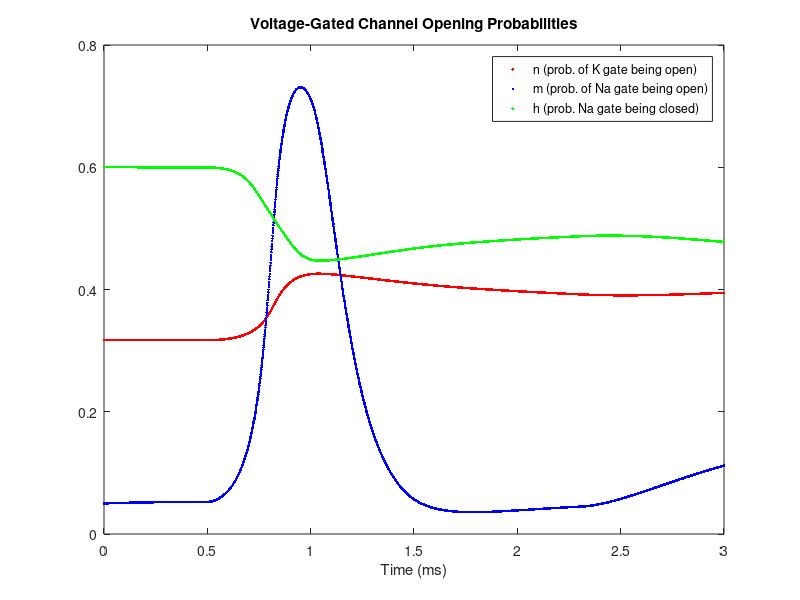
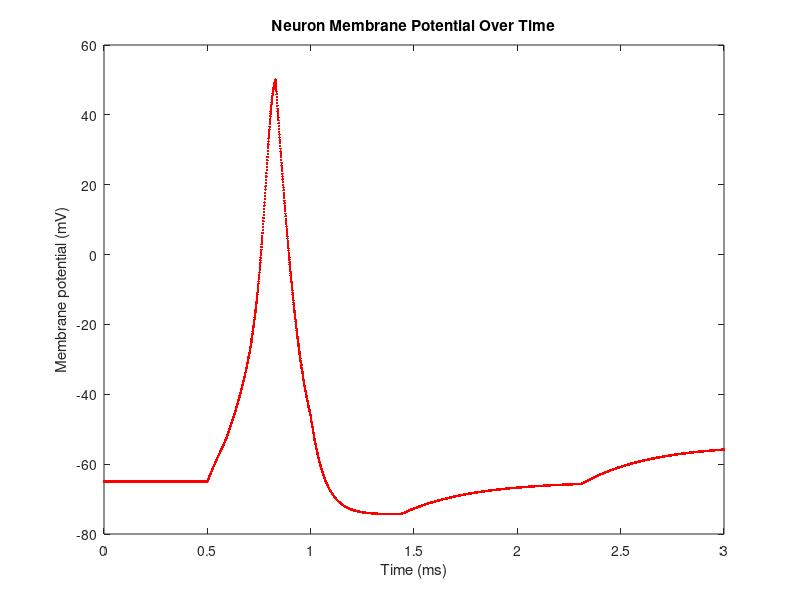

Source code (MATLAB) for these figures, in order:
%{
Will Heisler and Tait Kline
HW3 Exercise 5 
11/12/2025
%}

%{ 
       REFERENCE DICTIONARY
C             :   capacitance (uF/cm^2)
I             :   applied current (nA)
I_K           :   potassium channel current (nA)
I_L           :   leakage current (nA)
I_L_inital    :   initial leakage current (nA)
I_Na          :   sodium channel current (nA)
I_P           :   Na-K-ATPase pump current (nA)
V             :   action potential (mV)
V_K           :   displacement from K+ eq potential (mV)
conc_K_in     :   K+ concentration inside (mM/L)
conc_K_out    :   K+ concentration outside (mM/L)
V_Na          :   displacement from Na+ eq potential (mV)
conc_Na_in    :   Na+ concentration inside (mM/L)
conc_Na_out   :   Na+ concentration outside (mM/L)
V_L           :   displacement from leakage eq potential (mV)
g_K           :   maximum K conductance (mS/cm^2)
g_Na          :   maximum Na conductance (mS/cm^2)
g_L           :   maximum leakage conductance (mS/cm^2)
n             :   K activation gating (prob. of K gate being open)
m             :   Na activation gating (prob. of Na gate being open)
h             :   Na inactivation gating (prob. of Na gate being closed)
a_n           :   opening rate constant (ms^-1)
a_m           :   opening rate constant (ms^-1)
a_h           :   opening rate constant (ms^-1)
beta_n           :   closing rate constant (ms^-1)
beta_m           :   closing rate constant (ms^-1)
beta_h           :   closing rate constant (ms^-1)
%}

g_K = 36;
g_Na = 120;
g_L = 0.3;
n = 0.317;
m = 0.05;
h = 0.6; 

V = -65;
V_K = -77;
V_Na = 50;
V_L = -54.4;

C = 0.1;
I = 0;
I_K = g_K*n^4*(V - V_K);
I_Na = g_Na*m^3*h*(V - V_Na);
I_L = g_L*(V - V_L);
I_L_inital = g_L*(V - V_L);

%%% Ion Concentrations %%%
conc_K_in = 150; % mM/L
conc_K_out = 5.5; % mM/L

conc_Na_in = 15; % mM/L
conc_Na_out = 160; % mM/L

% Siumlation parameters %
sim_length = 3; % mS
time_step = 0.001;
num_iter = sim_length / time_step;
time_points = zeros(1, num_iter+1);

% Output data storage %
n_predictions = zeros(1, num_iter+1);
m_predictions = zeros(1, num_iter+1);
h_predictions = zeros(1, num_iter+1);
V_predictions = zeros(1, num_iter+1);

% inital values %
n_predictions(1) = n;
m_predictions(1) = m;
h_predictions(1) = h;
V_predictions(1) = V;

% initialize time %
t = 0;

%%% initialize channel logic %%%
% Activation/deactivation thresholds %
Na_activation = -55;
Na_deactivation = 50; 
K_activation = 50;
L_activation = -54.4; % Leakage channel voltage gating
% Channel open/closed booleans %
Na_open = false;
K_open  = false;
L_open = false; 


for iter = 1:num_iter

    % Applied current time logic %
    if t > 0.5 && t < 1.0 % 
        I = 15;
    else 
        I = 0;
    end

    % Opening rate constants %
    a_n = 0.01 * ((V +55)/(1-exp(-(V+55)/10)));
    a_m = 0.1 * ((V + 40)/(1-exp(-(V+40)/10)));
    a_h = 0.07 * exp(-(V+65)/20);
   
    % Closing rate constants % 
    beta_n = 0.125 * exp(-(V+65)/80);
    beta_m = 4 * exp(-(V+65)/18);
    beta_h = 1/(exp(-(V+35)/10)+1);

    % Gate opening probabilities % 
    dn_dt = @(t, a_n, n, beta_n) a_n*(1-n)-(beta_n*n);
    dm_dt = @(t, a_m, m, beta_m) a_m*(1-m)-(beta_m*m);
    dh_dt = @(t, a_h, h, beta_h) a_h*(1-h)-(beta_h*h);

    %%% voltage-gated logic %%%

    % Close K when V reaches minimum value and begins to increase
     if K_open 
        if V_predictions(iter - 1) < V
            K_open = false;
        end
     end
    % Open K when V reaches 49.3
    if V >= K_activation
        K_open = true;
    end
    % Open Na when V exceedes -55
    if V > Na_activation && ~K_open % only if K isn't already open
        Na_open = true;
    end
    % Close Na when V reaches 49.3
    if V >= Na_deactivation
        Na_open = false;
    end
    % Open leakage channel when V <= -54.4
    if V <= L_activation
        L_open = true;
    else
        L_open = false;
    end

    % Na and K channel current calculations %
    if Na_open
        I_Na = g_Na*(m^3)* h*(V - V_Na);
    else
        I_Na = 0;
    end
    conc_Na_out = conc_Na_out + (I_Na*time_step); 
    conc_Na_in = conc_Na_in - (I_Na*time_step);
    
    if K_open
        I_K = g_K * (n^4) * (V - V_K);
    else
        I_K = 0;
    end
    conc_K_out = conc_K_out + (I_K*time_step);
    conc_K_in = conc_K_in - (I_K*time_step);

    %%% Leakage channel current calculation %%%
    if L_open
        I_L = g_L*(V - V_L);  
    else
        I_L = 0;
    end
    conc_K_out = conc_K_out + (I_L*time_step);
    conc_K_in = conc_K_in - (I_L*time_step); 

    %%% ATP-ase pump current calculation %%%
    %Ion concentration-based pump activation %
    if conc_K_out > 0 && conc_Na_in > 0
        I_P = -1 * I_L_inital;
    else
        I_P = 0;
    end
    conc_Na_out = conc_Na_out + (I_P*3*time_step);
    conc_Na_in = conc_Na_in - (I_P*3*time_step);
    conc_K_out = conc_K_out - (2*I_P*time_step);
    conc_K_in = conc_K_in + (2*I_P*time_step);
    
    % Constituative pump activation %
    %{
    I_P = -1 * I_L_inital;
    conc_Na_out = conc_Na_out + (I_P*3*time_step);
    conc_Na_in = conc_Na_in - (I_P*3*time_step);
    conc_K_out = conc_K_out - (2*I_P*time_step);
    conc_K_in = conc_K_in + (2*I_P*time_step);
    %}
    
    %%% Membrane potential diff. eq. %%%
    dV_dt = @(t, I, I_K, I_Na, I_L, I_P, C) (I - I_K - I_Na - I_L - I_P)/C;

    %%% RK4 Calculations %%%

    % RK4 Step 1
    dn1 = dn_dt(t, a_n, n, beta_n) * time_step;
    dm1 = dm_dt(t, a_m, m, beta_m) * time_step;
    dh1 = dh_dt(t, a_h, h, beta_h) * time_step;
    dV1 = dV_dt(t, I, I_K, I_Na, I_L, I_P, C) * time_step;
    
    % RK4 Step 2
    dn2 = dn_dt(t + 0.5*time_step, a_n, n + 0.5*dn1, beta_n) * time_step;
    dm2 = dm_dt(t + 0.5*time_step, a_m, m + 0.5*dm1, beta_m) * time_step;
    dh2 = dh_dt(t + 0.5*time_step, a_h, h + 0.5*dh1, beta_h) * time_step;
    dV2 = dV_dt(t + 0.5*time_step, I, I_K, I_Na, I_L, I_P, C) * time_step;

    % RK4 Step 3
    dn3 = dn_dt(t + 0.5*time_step, a_n, n + 0.5*dn2, beta_n) * time_step;
    dm3 = dm_dt(t + 0.5*time_step, a_m, m + 0.5*dm2, beta_m) * time_step;
    dh3 = dh_dt(t + 0.5*time_step, a_h, h + 0.5*dh2, beta_h) * time_step;
    dV3 = dV_dt(t + 0.5*time_step, I, I_K, I_Na, I_L, I_P, C) * time_step;
    
    % RK4 Step 4
    dn4 = dn_dt(t + time_step, a_n, n + dn3, beta_n) * time_step;
    dm4 = dm_dt(t + time_step, a_m, m + dm3, beta_m) * time_step;
    dh4 = dh_dt(t + time_step, a_h, h + dh3, beta_h) * time_step;
    dV4 = dV_dt(t + time_step, I, I_K, I_Na, I_L, I_P, C) * time_step;
    
    % Change in variable 
    delta_n = (1/6) * (dn1 + 2*dn2 + 2*dn3 + dn4);
    delta_m = (1/6) * (dm1 + 2*dm2 + 2*dm3 + dm4);
    delta_h = (1/6) * (dh1 + 2*dh2 + 2*dh3 + dh4);
    delta_V = (1/6) * (dV1 + 2*dV2 + 2*dV3 + dV4);

    % Update variables
    n = n + delta_n;
    m = m + delta_m;
    h = h + delta_h;
    V = V + delta_V;

    % Update time
    t = t + time_step;

    % Store predicted values
    time_points(iter+1) = iter * time_step; 
    n_predictions(iter+1) = n;
    m_predictions(iter+1) = m;
    h_predictions(iter+1) = h;
    V_predictions(iter+1) = V;

    %%% Concentration sampling %%%
    %{
    if abs(t- 0.001) < 0.0001
        fprintf('K_in: %.3f, K_out: %.3f, Na_in: %.3f, Na_out: %.3f\n', ...
        conc_K_in, conc_K_out, conc_Na_in, conc_Na_out);  
    end 

    if abs(t - 0.4) < 0.0001
        fprintf('K_in: %.3f, K_out: %.3f, Na_in: %.3f, Na_out: %.3f\n', ...
        conc_K_in, conc_K_out, conc_Na_in, conc_Na_out);
    end

    if abs(t - 0.6) < 0.0001
        fprintf('K_in: %.3f, K_out: %.3f, Na_in: %.3f, Na_out: %.3f\n', ...
        conc_K_in, conc_K_out, conc_Na_in, conc_Na_out);
    end

    if abs(t - 0.8) < 0.0001
        fprintf('K_in: %.3f, K_out: %.3f, Na_in: %.3f, Na_out: %.3f\n', ...
        conc_K_in, conc_K_out, conc_Na_in, conc_Na_out);
    end

    if abs(t - 1.0) < 0.0001
        fprintf('K_in: %.3f, K_out: %.3f, Na_in: %.3f, Na_out: %.3f\n', ...
        conc_K_in, conc_K_out, conc_Na_in, conc_Na_out);
    end

    if abs(t - 2.63) < 0.0001
        fprintf('K_in: %.3f, K_out: %.3f, Na_in: %.3f, Na_out: %.3f\n', ...
        conc_K_in, conc_K_out, conc_Na_in, conc_Na_out);
    end
    %}

end
    %%% Figures %%%
    
    % Gate opening probability plot %
    figure;
    plot(time_points, n_predictions,'r.' , 'LineWidth',1.5)
    hold on
    plot(time_points, m_predictions,'b.' , 'LineWidth',1.5)
    hold on 
    plot(time_points, h_predictions,'g.' , 'LineWidth',1.5)
    legend({'n (prob. of K gate being open)', 'm (prob. of Na gate being open)',...
        'h (prob. Na gate being closed)'}, 'Location', 'best');
    title('Voltage-Gated Channel Opening Probabilities')
    xlabel('Time (ms)')

    % Membrane potential plot % 
    figure
    plot(time_points, V_predictions,'r.' , 'LineWidth',1.5)
    title('Neuron Membrane Potential Over Time')
    ylabel('Membrane potential (mV)')
    xlabel('Time (ms)')
